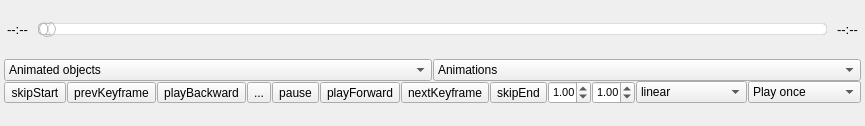
  <widget class="QDockWidget" name="dockAnimation">
   <property name="sizePolicy">
    <sizepolicy hsizetype="Fixed" vsizetype="Minimum">
     <horstretch>0</horstretch>
     <verstretch>0</verstretch>
    </sizepolicy>
   </property>
   <property name="minimumSize">
    <size>
     <width>643</width>
     <height>126</height>
    </size>
   </property>
   <property name="mouseTracking">
    <bool>false</bool>
   </property>
   <property name="floating">
    <bool>false</bool>
   </property>
   <property name="features">
    <set>QDockWidget::AllDockWidgetFeatures</set>
   </property>
   <property name="windowTitle">
    <string>Animation</string>
   </property>
   <attribute name="dockWidgetArea">
    <number>8</number>
   </attribute>
   <widget class="QWidget" name="dockWidgetContents_3">
    <property name="sizePolicy">
     <sizepolicy hsizetype="Preferred" vsizetype="Minimum">
      <horstretch>0</horstretch>
      <verstretch>0</verstretch>
     </sizepolicy>
    </property>
    <layout class="QVBoxLayout" name="verticalLayout_3">
     <property name="spacing">
      <number>2</number>
     </property>
     <property name="leftMargin">
      <number>4</number>
     </property>
     <property name="topMargin">
      <number>2</number>
     </property>
     <property name="rightMargin">
      <number>4</number>
     </property>
     <property name="bottomMargin">
      <number>2</number>
     </property>
     <item>
      <layout class="QHBoxLayout" name="horizontalLayout">
       <property name="spacing">
        <number>10</number>
       </property>
       <property name="leftMargin">
        <number>3</number>
       </property>
       <property name="topMargin">
        <number>0</number>
       </property>
       <property name="rightMargin">
        <number>3</number>
       </property>
       <item>
        <widget class="QLabel" name="animCurrentTimeLabel">
         <property name="sizePolicy">
          <sizepolicy hsizetype="Fixed" vsizetype="Fixed">
           <horstretch>0</horstretch>
           <verstretch>0</verstretch>
          </sizepolicy>
         </property>
         <property name="minimumSize">
          <size>
           <width>20</width>
           <height>0</height>
          </size>
         </property>
         <property name="font">
          <font>
           <pointsize>10</pointsize>
          </font>
         </property>
         <property name="layoutDirection">
          <enum>Qt::LeftToRight</enum>
         </property>
         <property name="text">
          <string>--:--</string>
         </property>
         <property name="indent">
          <number>0</number>
         </property>
        </widget>
       </item>
       <item>
        <widget class="QAnimationSlider" name="animTimelineSlider">
         <property name="sizePolicy">
          <sizepolicy hsizetype="Expanding" vsizetype="Fixed">
           <horstretch>0</horstretch>
           <verstretch>0</verstretch>
          </sizepolicy>
         </property>
         <property name="mouseTracking">
          <bool>true</bool>
         </property>
         <property name="toolTip">
          <string/>
         </property>
         <property name="styleSheet">
          <string notr="true">QSlider::groove:horizontal {
	border: 1px solid #bbb;
	background: white;
	height: 10px;
	border-radius: 4px;
}

QSlider::sub-page:horizontal {
	background: qlineargradient(x1:0, y1:0, x2:0, y2:1,
    	stop:0 #EDA215, stop:1 #C98300);
	border: 1px solid #bbb;
	height: 10px;
	border-radius: 4px;
}

QSlider::add-page:horizontal {
	background: qlineargradient(x1:0, y1:0, x2:0, y2:1,
		stop:0 #cdcdcd, stop:1 #fafafa);
	border: 1px solid #ddd;
	height: 10px;
	border-radius: 4px;
}

QSlider::handle:horizontal {
	background: qlineargradient(x1:0, y1:0, x2:0, y2:1,
	    stop:0 #fff, stop:1 #ccc);
	border: 1px solid #bbb;
	width: 15px;
	margin-top: -3px;
	margin-bottom: -3px;
	border-radius:8px;
}

QSlider::handle:horizontal:hover {
	background: qlineargradient(x1:0, y1:0, x2:0, y2:1,
    	stop:0 #fff, stop:1 #ddd);
}

QSlider::sub-page:horizontal:disabled {
	background: #bbb;
	border-color: #999;
}

QSlider::add-page:horizontal:disabled {
	background: #eee;
	border-color: #999;
}

QSlider::handle:horizontal:disabled {
	background: #eee;
	border: 1px solid #aaa;
	border-radius: 4px;
}</string>
         </property>
         <property name="maximum">
          <number>999</number>
         </property>
         <property name="singleStep">
          <number>10</number>
         </property>
         <property name="pageStep">
          <number>100</number>
         </property>
         <property name="value">
          <number>0</number>
         </property>
         <property name="sliderPosition">
          <number>0</number>
         </property>
         <property name="orientation">
          <enum>Qt::Horizontal</enum>
         </property>
        </widget>
       </item>
       <item>
        <widget class="QLabel" name="animDurationLabel">
         <property name="sizePolicy">
          <sizepolicy hsizetype="Fixed" vsizetype="Fixed">
           <horstretch>0</horstretch>
           <verstretch>0</verstretch>
          </sizepolicy>
         </property>
         <property name="minimumSize">
          <size>
           <width>20</width>
           <height>0</height>
          </size>
         </property>
         <property name="font">
          <font>
           <pointsize>10</pointsize>
          </font>
         </property>
         <property name="text">
          <string>--:--</string>
         </property>
         <property name="margin">
          <number>0</number>
         </property>
         <property name="indent">
          <number>0</number>
         </property>
        </widget>
       </item>
      </layout>
     </item>
     <item>
      <layout class="QHBoxLayout" name="horizontalLayout_4">
       <property name="spacing">
        <number>0</number>
       </property>
       <item>
        <spacer name="horizontalSpacer_2">
         <property name="orientation">
          <enum>Qt::Horizontal</enum>
         </property>
         <property name="sizeHint" stdset="0">
          <size>
           <width>0</width>
           <height>0</height>
          </size>
         </property>
        </spacer>
       </item>
       <item>
        <layout class="QVBoxLayout" name="verticalLayout_5">
         <property name="spacing">
          <number>0</number>
         </property>
         <property name="leftMargin">
          <number>0</number>
         </property>
         <property name="rightMargin">
          <number>0</number>
         </property>
         <property name="bottomMargin">
          <number>0</number>
         </property>
         <item>
          <layout class="QHBoxLayout" name="horizontalLayout_5">
           <property name="spacing">
            <number>1</number>
           </property>
           <property name="leftMargin">
            <number>0</number>
           </property>
           <item>
            <widget class="QComboBox" name="animAnimatedObjectSelect">
             <property name="toolTip">
              <string>Select animation target</string>
             </property>
             <property name="statusTip">
              <string>Select animation target</string>
             </property>
             <item>
              <property name="text">
               <string>Animated objects</string>
              </property>
             </item>
            </widget>
           </item>
           <item>
            <widget class="QComboBox" name="animAnimationSelect">
             <property name="toolTip">
              <string>Select animations</string>
             </property>
             <property name="statusTip">
              <string>Select animation of the selected object</string>
             </property>
             <item>
              <property name="text">
               <string>Animations</string>
              </property>
             </item>
            </widget>
           </item>
          </layout>
         </item>
         <item>
          <layout class="QHBoxLayout" name="horizontalLayout_6">
           <property name="spacing">
            <number>1</number>
           </property>
           <item>
            <widget class="QToolButton" name="animSkipStartButton">
             <property name="toolTip">
              <string>Skip to start</string>
             </property>
             <property name="statusTip">
              <string>Skip to beginning of the selected animation</string>
             </property>
             <property name="text">
              <string>skipStart</string>
             </property>
             <property name="icon">
              <iconset resource="resources.qrc">
               <normaloff>:/images/animGoToStart.png</normaloff>:/images/animGoToStart.png</iconset>
             </property>
            </widget>
           </item>
           <item>
            <widget class="QToolButton" name="animPrevKeyframeButton">
             <property name="toolTip">
              <string>Previous keyframe</string>
             </property>
             <property name="statusTip">
              <string>Skip to previous keyframe of the selected animation</string>
             </property>
             <property name="text">
              <string>prevKeyframe</string>
             </property>
             <property name="icon">
              <iconset resource="resources.qrc">
               <normaloff>:/images/animPrevKF.png</normaloff>:/images/animPrevKF.png</iconset>
             </property>
            </widget>
           </item>
           <item>
            <widget class="QToolButton" name="animPlayBackwardButton">
             <property name="toolTip">
              <string>Play backward</string>
             </property>
             <property name="statusTip">
              <string>Play the selected animation backward</string>
             </property>
             <property name="text">
              <string>playBackward</string>
             </property>
             <property name="icon">
              <iconset resource="resources.qrc">
               <normaloff>:/images/animPlayBackwards.png</normaloff>:/images/animPlayBackwards.png</iconset>
             </property>
            </widget>
           </item>
           <item>
            <widget class="QToolButton" name="animStopButton">
             <property name="toolTip">
              <string>Disable animation</string>
             </property>
             <property name="statusTip">
              <string>Disable the selected animation</string>
             </property>
             <property name="text">
              <string>...</string>
             </property>
             <property name="icon">
              <iconset resource="resources.qrc">
               <normaloff>:/images/animStop.png</normaloff>:/images/animStop.png</iconset>
             </property>
            </widget>
           </item>
           <item>
            <widget class="QToolButton" name="animPauseButton">
             <property name="toolTip">
              <string>Pause</string>
             </property>
             <property name="statusTip">
              <string>Pause the selected animation</string>
             </property>
             <property name="text">
              <string>pause</string>
             </property>
             <property name="icon">
              <iconset resource="resources.qrc">
               <normaloff>:/images/animPause.png</normaloff>:/images/animPause.png</iconset>
             </property>
            </widget>
           </item>
           <item>
            <widget class="QToolButton" name="animPlayForwardButton">
             <property name="toolTip">
              <string>Play forward</string>
             </property>
             <property name="statusTip">
              <string>Play the selected animation forward</string>
             </property>
             <property name="text">
              <string>playForward</string>
             </property>
             <property name="icon">
              <iconset resource="resources.qrc">
               <normaloff>:/images/animPlay.png</normaloff>:/images/animPlay.png</iconset>
             </property>
            </widget>
           </item>
           <item>
            <widget class="QToolButton" name="animNextKeyframeButton">
             <property name="toolTip">
              <string>Next keyframe</string>
             </property>
             <property name="statusTip">
              <string>Skip to next keyframe of the selected animation</string>
             </property>
             <property name="text">
              <string>nextKeyframe</string>
             </property>
             <property name="icon">
              <iconset resource="resources.qrc">
               <normaloff>:/images/animNextKF.png</normaloff>:/images/animNextKF.png</iconset>
             </property>
            </widget>
           </item>
           <item>
            <widget class="QToolButton" name="animSkipEndButton">
             <property name="toolTip">
              <string>Skip to end</string>
             </property>
             <property name="statusTip">
              <string>Skip to end of the selected animation</string>
             </property>
             <property name="text">
              <string>skipEnd</string>
             </property>
             <property name="icon">
              <iconset resource="resources.qrc">
               <normaloff>:/images/animGoToEnd.png</normaloff>:/images/animGoToEnd.png</iconset>
             </property>
            </widget>
           </item>
           <item>
            <widget class="QDoubleSpinBox" name="animSpeedInput">
             <property name="enabled">
              <bool>true</bool>
             </property>
             <property name="sizePolicy">
              <sizepolicy hsizetype="Fixed" vsizetype="Fixed">
               <horstretch>0</horstretch>
               <verstretch>0</verstretch>
              </sizepolicy>
             </property>
             <property name="minimumSize">
              <size>
               <width>40</width>
               <height>0</height>
              </size>
             </property>
             <property name="maximumSize">
              <size>
               <width>43</width>
               <height>16777215</height>
              </size>
             </property>
             <property name="font">
              <font>
               <family>MS Shell Dlg 2</family>
               <pointsize>8</pointsize>
              </font>
             </property>
             <property name="toolTip">
              <string>Playback speed</string>
             </property>
             <property name="statusTip">
              <string>Set the playback speed for the selected animation</string>
             </property>
             <property name="maximum">
              <double>20.000000000000000</double>
             </property>
             <property name="singleStep">
              <double>0.100000000000000</double>
             </property>
             <property name="value">
              <double>1.000000000000000</double>
             </property>
            </widget>
           </item>
           <item>
            <widget class="QDoubleSpinBox" name="animWeightInput">
             <property name="sizePolicy">
              <sizepolicy hsizetype="Fixed" vsizetype="Fixed">
               <horstretch>0</horstretch>
               <verstretch>0</verstretch>
              </sizepolicy>
             </property>
             <property name="minimumSize">
              <size>
               <width>40</width>
               <height>0</height>
              </size>
             </property>
             <property name="maximumSize">
              <size>
               <width>43</width>
               <height>16777215</height>
              </size>
             </property>
             <property name="font">
              <font>
               <family>MS Shell Dlg 2</family>
               <pointsize>8</pointsize>
              </font>
             </property>
             <property name="toolTip">
              <string>Animation weight</string>
             </property>
             <property name="statusTip">
              <string>Set the weight for the selected animation</string>
             </property>
             <property name="maximum">
              <double>10.000000000000000</double>
             </property>
             <property name="singleStep">
              <double>0.100000000000000</double>
             </property>
             <property name="value">
              <double>1.000000000000000</double>
             </property>
            </widget>
           </item>
           <item>
            <widget class="QComboBox" name="animEasingSelect">
             <property name="sizePolicy">
              <sizepolicy hsizetype="Minimum" vsizetype="Fixed">
               <horstretch>0</horstretch>
               <verstretch>0</verstretch>
              </sizepolicy>
             </property>
             <property name="toolTip">
              <string>Easing curve</string>
             </property>
             <property name="statusTip">
              <string>Set the easing curve for the selected animation</string>
             </property>
             <item>
              <property name="text">
               <string>linear</string>
              </property>
             </item>
             <item>
              <property name="text">
               <string>quad in</string>
              </property>
             </item>
             <item>
              <property name="text">
               <string>quad out</string>
              </property>
             </item>
             <item>
              <property name="text">
               <string>quadc in &gt; out</string>
              </property>
             </item>
             <item>
              <property name="text">
               <string>quad out &gt; in</string>
              </property>
             </item>
             <item>
              <property name="text">
               <string>cubic in</string>
              </property>
             </item>
             <item>
              <property name="text">
               <string>cubic out</string>
              </property>
             </item>
             <item>
              <property name="text">
               <string>cubic in &gt; out</string>
              </property>
             </item>
             <item>
              <property name="text">
               <string>cubic out &gt; in</string>
              </property>
             </item>
             <item>
              <property name="text">
               <string>quartic in</string>
              </property>
             </item>
             <item>
              <property name="text">
               <string>quartic out</string>
              </property>
             </item>
             <item>
              <property name="text">
               <string>quartic in &gt; out</string>
              </property>
             </item>
             <item>
              <property name="text">
               <string>quartic out &gt; in</string>
              </property>
             </item>
             <item>
              <property name="text">
               <string>quintic in</string>
              </property>
             </item>
             <item>
              <property name="text">
               <string>quintic out</string>
              </property>
             </item>
             <item>
              <property name="text">
               <string>quintic in &gt; out</string>
              </property>
             </item>
             <item>
              <property name="text">
               <string>quintic out &gt; in</string>
              </property>
             </item>
             <item>
              <property name="text">
               <string>sine in</string>
              </property>
             </item>
             <item>
              <property name="text">
               <string>sine out</string>
              </property>
             </item>
             <item>
              <property name="text">
               <string>sine in &gt; out</string>
              </property>
             </item>
             <item>
              <property name="text">
               <string>sine out &gt; in</string>
              </property>
             </item>
            </widget>
           </item>
           <item>
            <widget class="QComboBox" name="animLoopingSelect">
             <property name="sizePolicy">
              <sizepolicy hsizetype="Minimum" vsizetype="Fixed">
               <horstretch>0</horstretch>
               <verstretch>0</verstretch>
              </sizepolicy>
             </property>
             <property name="toolTip">
              <string>Loop Behaviour</string>
             </property>
             <property name="statusTip">
              <string>Select the looping behaviour for the selected animation</string>
             </property>
             <item>
              <property name="text">
               <string>Play once</string>
              </property>
             </item>
             <item>
              <property name="text">
               <string>Loop</string>
              </property>
             </item>
             <item>
              <property name="text">
               <string>Ping pong</string>
              </property>
             </item>
             <item>
              <property name="text">
               <string>Ping pong loop</string>
              </property>
             </item>
            </widget>
           </item>
          </layout>
         </item>
        </layout>
       </item>
       <item>
        <spacer name="horizontalSpacer">
         <property name="orientation">
          <enum>Qt::Horizontal</enum>
         </property>
         <property name="sizeHint" stdset="0">
          <size>
           <width>0</width>
           <height>0</height>
          </size>
         </property>
        </spacer>
       </item>
      </layout>
     </item>
    </layout>
   </widget>
  </widget>
